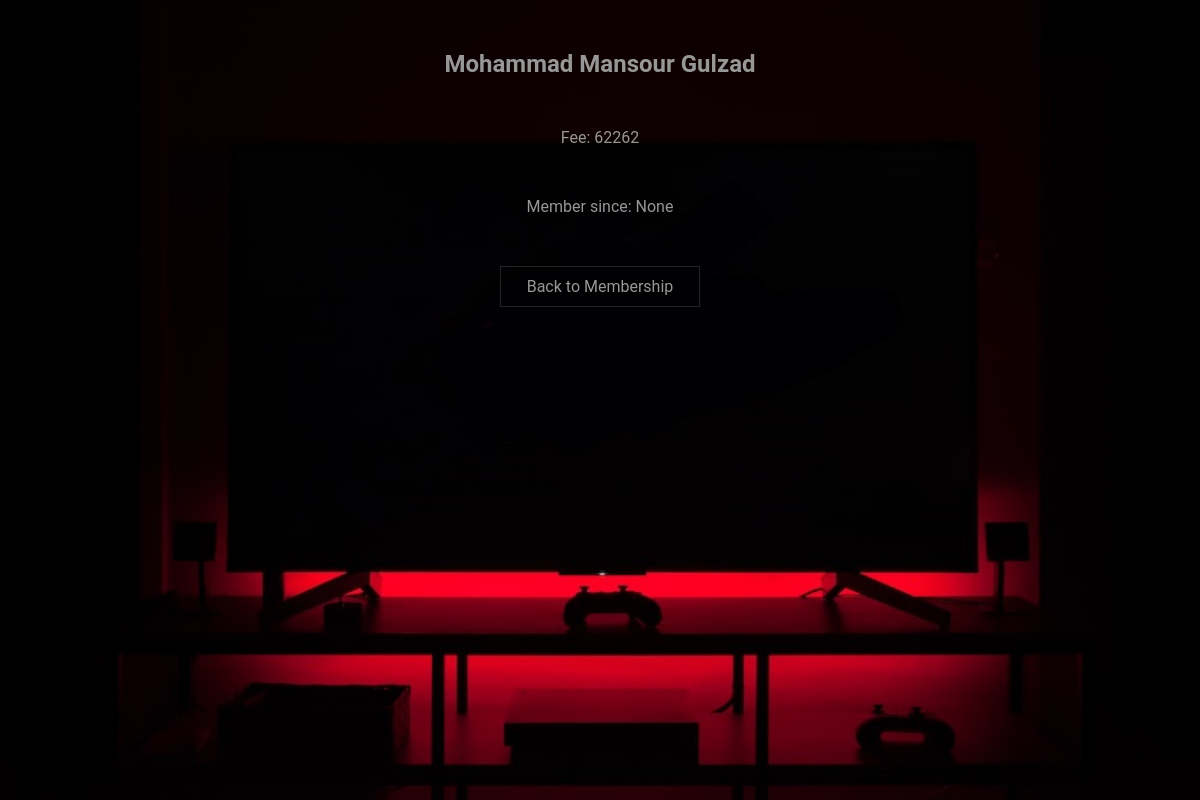
The app's page /all_members/info/1, older data.
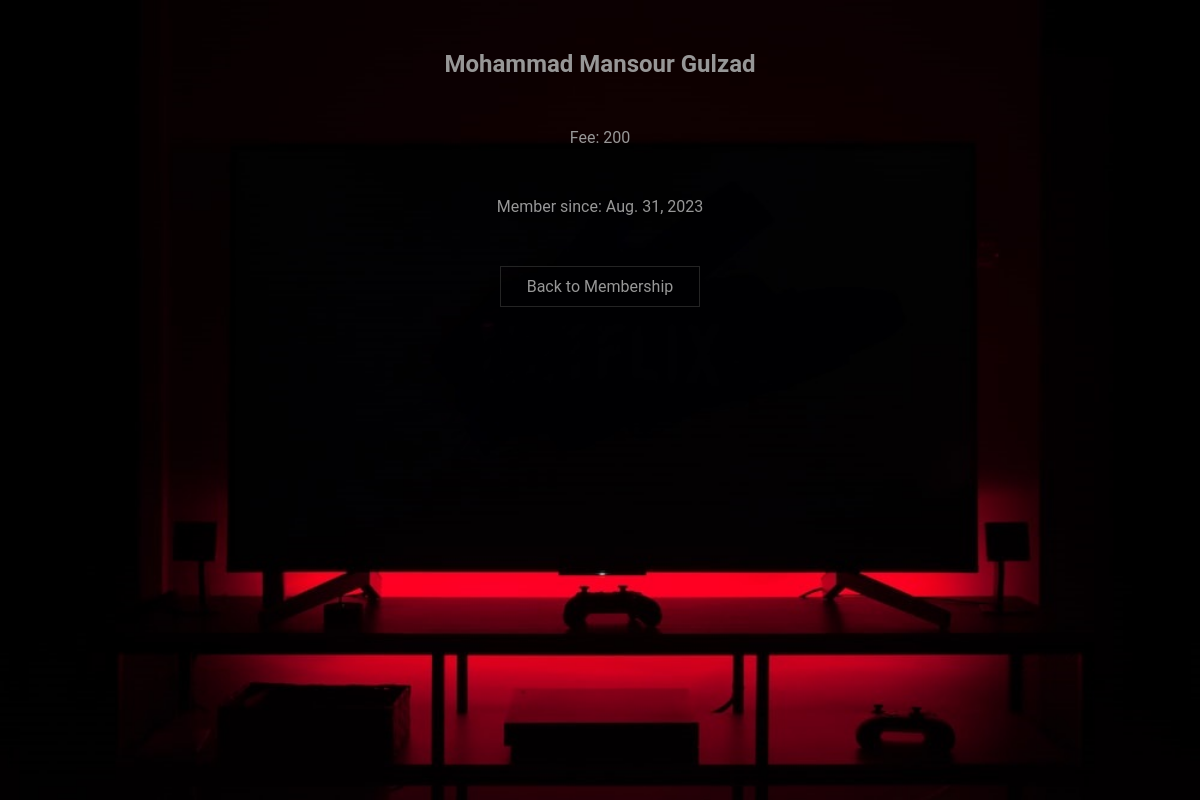
The same page, newer data.
### mva/models.py (models this page shows, shortened)
class membership(models.Model):
  firstname = models.CharField(max_length=255)
  lastname = models.CharField(max_length=255)
  Monthly_fee = models.IntegerField(null=True)
  joined_date = models.DateField(null=True)

### mva/views.py (the view)
# urls.py: path('all_members/info/<int:id>', views.info, name='info'),
def info(request, id):
  mymember = membership.objects.get(id=id)
  template = loader.get_template('info.html')
  context = {
    'mymember': mymember,
  }
  return HttpResponse(template.render(context, request))

### mva/templates/info.html (shortened to what this page needs)
{% extends "master.html" %}
{% load static %}
{% block content %}
<section class="infopage">
<h1>{{ mymember.firstname }} {{ mymember.lastname }}</h1>
<p>Fee: {{ mymember.Monthly_fee }}</p>
<p>Member since: {{ mymember.joined_date }}</p>
<p><a href="/all_members">Back to Membership</a></p>
</section>
{% endblock %}

Row changes from the older to the newer data that the page shows:
changed membership "Mohammad Mansour": Monthly_fee "62262" → "200"; joined_date "None" → "Aug. 31, 2023"
